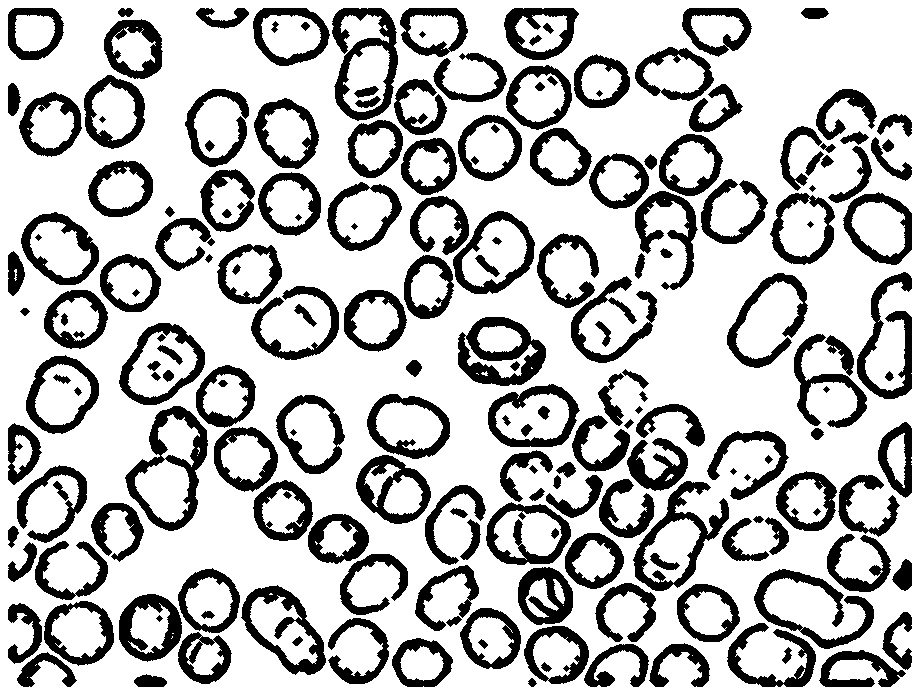
#> input picture CVE Hmk5/blood-cells1-blobs.jpg, 920 x 695 px, given in place of blood-cells1.jpg, which was not available
$ python ps5-2.py
#> lines starting #> are read from the running program, lines starting #| are printed output that depends on the picture; after the words box and inside, x2 and y2 are one past the last pixel; in counts of white or black regions, pixels touching at a corner belong together; pictures that were not available may be replaced by others from this repository, and a replacement may not be noted
import cv2
import numpy as np
import pandas as pd
import imutils


#Get input from the user as a string
file = input("What image do you want to use?")
#> the answer given: blood-cells1-blobs.jpg
file = "blood-cells1.jpg"
#file = "blood-cells2.png"
#file = "blood-cells3.png"

#Read in intial image
image = cv2.imread(file)
#> image is the input picture: shape (695, 920, 3); min 0, max 255, mean 188.8
image_g = cv2.imread(file,0)

image = cv2.copyMakeBorder(image, 10, 10, 10, 10, cv2.BORDER_CONSTANT, None, value = (255,255,255))
#> image: shape (715, 940, 3)
image_g = cv2.copyMakeBorder(image_g, 10, 10, 10, 10, cv2.BORDER_CONSTANT, None, value = 255)
#> image_g: shape (715, 940)
#obtain shape of image
h,w,c = image.shape

scale1 = 0.32
scale2 = 0.27
scale3 = 0.3
area1 = 400
area2 = 400
area3 = 1000
arealst = []
ctlst = []
momentlst = []
centerlst = []
p_angle = []
box_size = []
crop = []
hlist=[]
wlist=[]
majorlist = []
minorlist = []

if file == "blood-cells1.jpg":
    #(1) Convert the three blood-cell images to binary black-and-white images,
    gray = image_g.copy()
    image_g = cv2.medianBlur(image_g,9)
    blur = cv2.GaussianBlur(image_g, (5,5), 20)
    image_g = cv2.addWeighted(image_g, 1.29, blur, -0.2,0)
    AG = cv2.adaptiveThreshold(image_g, 255, cv2.ADAPTIVE_THRESH_GAUSSIAN_C, cv2.THRESH_BINARY,11,2)
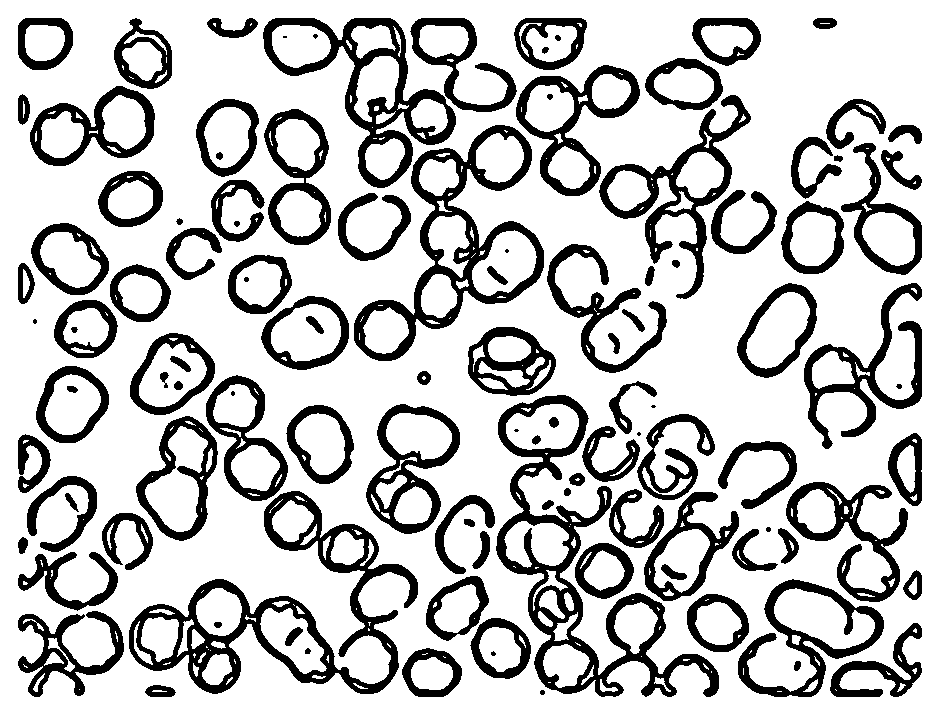
#> AG: shape (715, 940); 76.5% white; 116 black regions (9 under 20 px), largest, box (x1, y1, x2, y2) and area: (129, 491, 418, 694) 11887, (496, 395, 719, 697) 11692, (354, 125, 544, 361) 8699
    binary = AG
    #(2) detect blobs,caliculate blob sizes and principal axes,
    #blobs = image
    k_e = cv2.getStructuringElement(cv2.MORPH_CROSS,(3,3))
    D1 = cv2.dilate(binary,k_e,iterations=1)
    E1 = cv2.erode(D1,k_e,iterations=3)
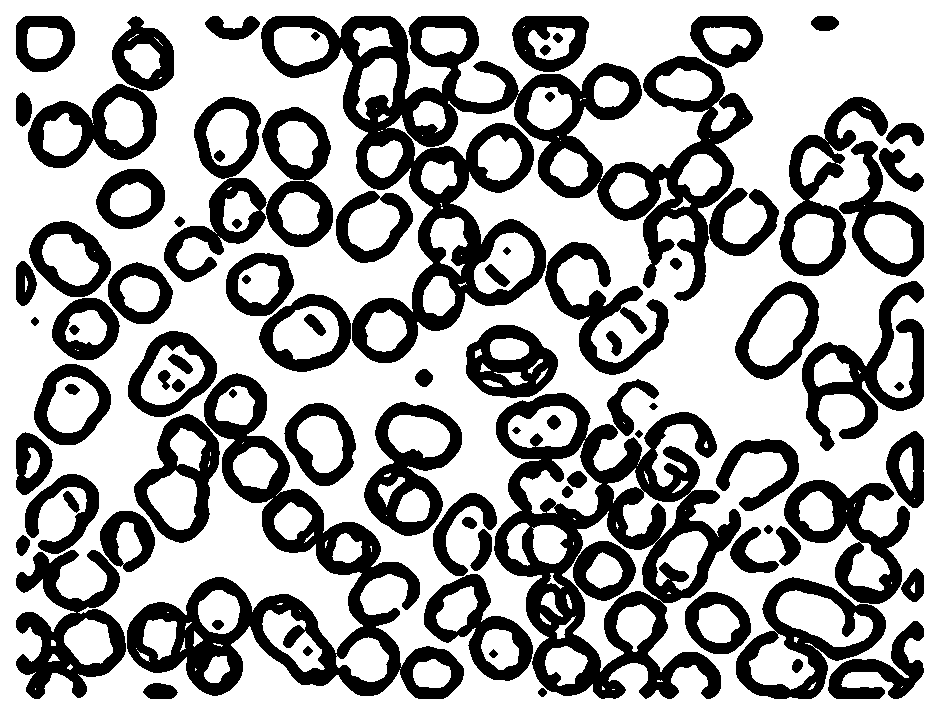
#> E1: shape (715, 940); 65.4% white; 90 black regions
    blobs = E1
    cont, hier = cv2.findContours(blobs,cv2.RETR_TREE,cv2.CHAIN_APPROX_SIMPLE)
#> cont = 256 contours, 69 with area under 20; largest, box (x1, y1, x2, y2) and area: (0, 0, 940, 715) 670446, (260, 15, 754, 364) 66484, (126, 372, 465, 700) 35993, (493, 392, 722, 700) 35249, (735, 576, 887, 700) 9508
    image_c = image.copy()
    #(3) and generate images called blood-cells1-catalog.jpg, blood-cells2-catalog.jpg, and blood-cells3-catalog.jpg that list all
    #the detected blobs in order of size, as shown in Figure 4. In your catalog images, the major axis of each blob should be horizontal.
    ig, size, array = hier.shape
    for contour in range(size):
        area = cv2.contourArea(cont[contour])
        if area >= 10000:
            print("ignore border")
            #print(area)
        elif area >=area1:
            arealst.append(area)
            ctlst.append(cont[contour])
            contours = cv2.drawContours(image_c,[cont[contour]],-1,(0,255,0),3)
            moments =  cv2.moments(cont[contour])
            momentlst.append(moments)
            center = (int(moments['m10'] / moments['m00']), int(moments['m01'] / moments['m00']))
            cv2.circle(image_c, center,radius=1,color=(0,0,255),thickness=5)
            centerlst.append(center)
            e = cv2.fitEllipse(cont[contour])
            cx = int(moments['m10']/moments['m00'])
            cy = int(moments['m01']/moments['m00'])
            x1 = int(np.round(cx + e[1][1] / 2 * np.cos((e[2] + 90) * np.pi / 180.0)))
            y1 = int(np.round(cy + e[1][1] / 2 * np.sin((e[2] + 90) * np.pi / 180.0)))
            x2 = int(np.round(cx + e[1][1] / 2 * np.cos((e[2] - 90) * np.pi / 180.0)))
            y2 = int(np.round(cy + e[1][1] / 2 * np.sin((e[2] - 90) * np.pi / 180.0)))
            angle = e[2]
            major = e[1][1]
            minor = e[1][0]
            p_angle.append(angle)
            cv2.line(image_c, (x1, y1), (x2, y2), (255, 0, 0), 2)
            x, y, w, h = cv2.boundingRect(cont[contour])
            box_size.append([x,y,w,h])
            img = cv2.rectangle(image_c, (x, y), (x+w, y+h), (0, 255, 0), 2)
            img_crop = binary[y:(y+h), x:(x+w)]
            hlist.append(h)
            wlist.append(w)
            crop.append(img_crop)
            majorlist.append(major)
            minorlist.append(minor)
        else:
            print("not a blob")
#> this loop made 256 passes
#> (area, e, cx, cy, x1, y1, x2, y2) on passes 3, 5, 7: (473, ((159.7, 691.4), (18.39, 35.21), 93.2), 159, 691, 141, 690, 177, 692), (3259, ((879.6, 670.3), (58.42, 101.6), 57.92), 881, 670, 838, 697, 924, 643), (3210.5, ((717.1, 622.6), (60.16, 68.47), 120.6), 717, 622, 688, 605, 746, 639)
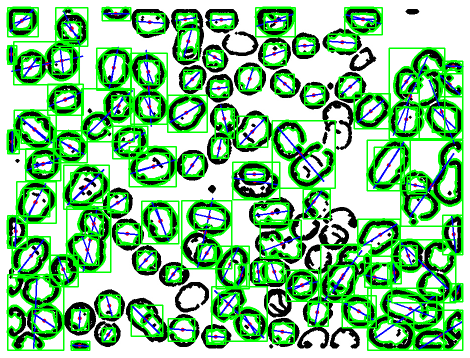
#> image_c: shape (715, 940, 3) (shown at 1/2 size); mean B, G, R 140.8, 196.8, 134.2

    hnum = np.array(hlist)
    wnum = np.array(wlist)
    hmax = np.max(hnum)
    wmax = np.max(wnum)
    blobs_cata = contours
    Contour_Dict = {'Area':arealst,'Contour':ctlst, 'Moment':momentlst, 'Center':centerlst, 'Box Size':box_size, 'P_angle':p_angle, 'Crop':crop, 'Major':majorlist,'Minor':minorlist}
    Contour_DF = pd.DataFrame(data=Contour_Dict)
    Contour_DF.sort_values(by=['Major'], ascending=False, inplace=True, ignore_index=True)
    Contour_ser = pd.Series(Contour_DF['Contour'])
    Crop_ser = pd.Series(Contour_DF['Crop'])
    Angle_ser = pd.Series(Contour_DF['P_angle'])
    Maj_ser = pd.Series(Contour_DF['Major'])
    Min_ser = pd.Series(Contour_DF['Minor'])

    Cell_list = []

    for cell in range(len(arealst)):
        Single_Cell = Crop_ser[cell]
        P_angle = Angle_ser[cell]
        delta_angle = 90 - P_angle
        height, width = Single_Cell.shape[:2]
        center = (width/2, height/2)
        Single_Cell_invert = cv2.bitwise_not(Single_Cell)
        Single_Cell_Rot = imutils.rotate_bound(Single_Cell_invert,delta_angle)
        Single_Cell_Rot_invert = cv2.bitwise_not(Single_Cell_Rot)
        Single_Cell_Half = cv2.resize(Single_Cell_Rot_invert, (0,0), fx=scale1, fy=scale1)
        Cell_list.append(Single_Cell_Half)
#> this loop made 123 passes

    table = np.zeros_like(blobs_cata)
    catalog = cv2.bitwise_not(table)
    h_c,w_c,c = catalog.shape
    h_c = h_c
    w_c = w_c
    num_line = int(np.ceil(len(arealst)**0.5))
    num_line_r = (len(arealst)**0.5)
    for grid in range(num_line):
        x_val = (int(w_c/num_line))*grid
        startpoint = (x_val,0)
        endpoint = (x_val,h_c)
        catalog = cv2.line(catalog,startpoint,endpoint,(0,0,0),1)
    for grid in range(num_line):
        y_val = (int(h_c/num_line))*grid
        startpoint = (0,y_val)
        endpoint = (w_c,y_val)
        catalog = cv2.line(catalog,startpoint,endpoint,(0,0,0),1)
    catalog = cv2.cvtColor(catalog, cv2.COLOR_BGR2GRAY)
    iter = 0
    for cell_r in range(num_line):
        for cell_c in range(num_line):
            x_val = (int(w_c/num_line))
            y_val = (int(h_c/num_line))
            pad = 3
            x_offset = cell_c*x_val+pad
            y_offset = cell_r*y_val+pad
            h, w = Cell_list[iter].shape
            catalog[y_offset:y_offset+h, x_offset:x_offset+w] = Cell_list[iter]
            iter = iter + 1
            if iter >= len(arealst):
                break
        if iter >= len(arealst):
            break
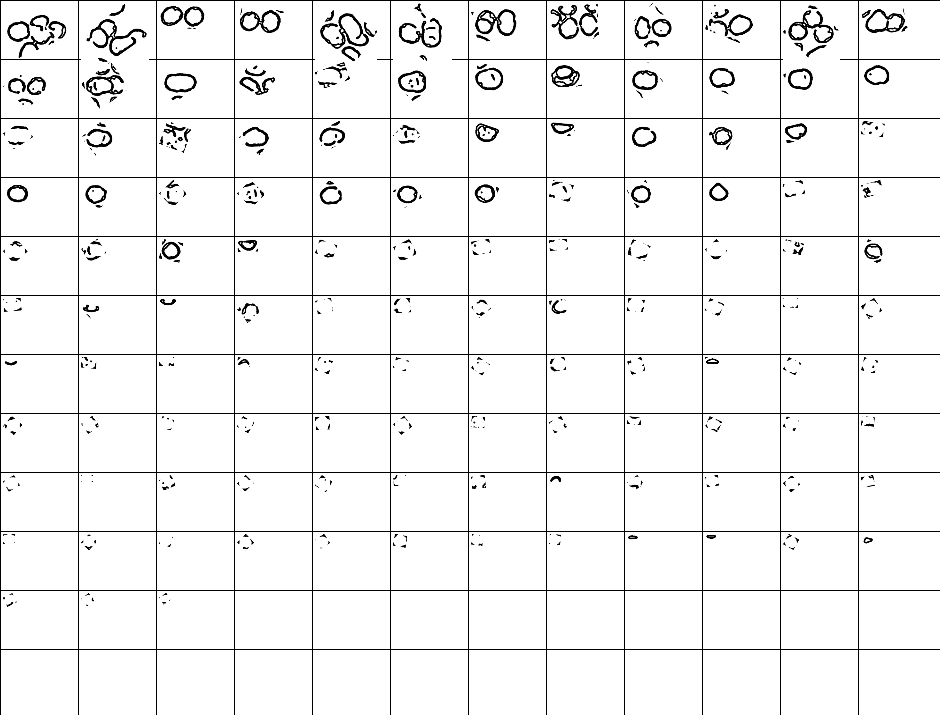
#> catalog: shape (715, 940); min 0, max 255, mean 242.2


elif file == "blood-cells2.png":
    gray = image_g.copy()
    image_g = cv2.bilateralFilter(image_g,30,40,10)
    blur = cv2.GaussianBlur(image_g, (7,7), 30)
    image_g = cv2.addWeighted(image_g, 2.59, blur, -1.5,0)
    AG = cv2.adaptiveThreshold(image_g, 255, cv2.ADAPTIVE_THRESH_GAUSSIAN_C, cv2.THRESH_BINARY,11,2)
    binary = AG
    k_e = cv2.getStructuringElement(cv2.MORPH_CROSS,(3,3))
    D1 = cv2.dilate(binary,k_e,iterations=1)
    E1 = cv2.erode(D1,k_e,iterations=2)
    blobs = E1.copy()
    cont, hier = cv2.findContours(blobs,cv2.RETR_TREE,cv2.CHAIN_APPROX_SIMPLE)
    image_c = image.copy()
    ig, size, array = hier.shape

    for contour in range(size):
        area = cv2.contourArea(cont[contour])
        if area >= 10000:
            print("ignore border")
        elif area >=area2:
            arealst.append(area)
            ctlst.append(cont[contour])
            contours = cv2.drawContours(image_c,[cont[contour]],-1,(0,255,0),3)
            moments =  cv2.moments(cont[contour])
            momentlst.append(moments)
            center = (int(moments['m10'] / moments['m00']), int(moments['m01'] / moments['m00']))
            cv2.circle(image_c, center,radius=1,color=(0,0,255),thickness=5)
            centerlst.append(center)
            e = cv2.fitEllipse(cont[contour])
            cx = int(moments['m10']/moments['m00'])
            cy = int(moments['m01']/moments['m00'])
            x1 = int(np.round(cx + e[1][1] / 2 * np.cos((e[2] + 90) * np.pi / 180.0)))
            y1 = int(np.round(cy + e[1][1] / 2 * np.sin((e[2] + 90) * np.pi / 180.0)))
            x2 = int(np.round(cx + e[1][1] / 2 * np.cos((e[2] - 90) * np.pi / 180.0)))
            y2 = int(np.round(cy + e[1][1] / 2 * np.sin((e[2] - 90) * np.pi / 180.0)))
            angle = e[2]
            major = e[1][1]
            minor = e[1][0]
            p_angle.append(angle)
            cv2.line(image_c, (x1, y1), (x2, y2), (255, 0, 0), 2)
            x, y, w, h = cv2.boundingRect(cont[contour])
            box_size.append([x,y,w,h])
            img = cv2.rectangle(image_c, (x, y), (x+w, y+h), (0, 255, 0), 2)
            img_crop = binary[y:(y+h), x:(x+w)]
            hlist.append(h)
            wlist.append(w)
            crop.append(img_crop)
            majorlist.append(major)
            minorlist.append(minor)
        else:
            print("not a blob")

    blobs_cata = contours
    Contour_Dict = {'Area':arealst,'Contour':ctlst, 'Moment':momentlst, 'Center':centerlst, 'Box Size':box_size,
                    'P_angle':p_angle, 'Crop':crop, 'Major':majorlist,'Minor':minorlist}
    Contour_DF = pd.DataFrame(data=Contour_Dict)
    Contour_DF.sort_values(by=['Major'], ascending=False, inplace=True, ignore_index=True)
    Contour_ser = pd.Series(Contour_DF['Contour'])
    Crop_ser = pd.Series(Contour_DF['Crop'])
    Angle_ser = pd.Series(Contour_DF['P_angle'])
    Maj_ser = pd.Series(Contour_DF['Major'])
    Min_ser = pd.Series(Contour_DF['Minor'])
    Cell_list = []
    for cell in range(len(arealst)):
        Single_Cell = Crop_ser[cell]
        P_angle = Angle_ser[cell]
        delta_angle = 90 - P_angle

        height, width = Single_Cell.shape[:2]
        center = (width/2, height/2)

        Single_Cell_invert = cv2.bitwise_not(Single_Cell)
        Single_Cell_Rot = imutils.rotate_bound(Single_Cell_invert,delta_angle)
        Single_Cell_Rot_invert = cv2.bitwise_not(Single_Cell_Rot)
        Single_Cell_Half = cv2.resize(Single_Cell_Rot_invert, (0,0), fx=scale2, fy=scale2)
        Cell_list.append(Single_Cell_Half)

    table = np.zeros_like(blobs_cata)
    catalog = cv2.bitwise_not(table)
    h_c,w_c,c = catalog.shape
    h_c = h_c
    w_c = w_c
    num_line = int(np.ceil(len(arealst)**0.5))
    num_line_r = (len(arealst)**0.5)
    for grid in range(num_line):
        x_val = (int(w_c/num_line))*grid
        startpoint = (x_val,0)
        endpoint = (x_val,h_c)
        catalog = cv2.line(catalog,startpoint,endpoint,(0,0,0),1)
    for grid in range(num_line):
        y_val = (int(h_c/num_line))*grid
        startpoint = (0,y_val)
        endpoint = (w_c,y_val)
        catalog = cv2.line(catalog,startpoint,endpoint,(0,0,0),1)
    catalog = cv2.cvtColor(catalog, cv2.COLOR_BGR2GRAY)
    iter = 0
    for cell_r in range(num_line):
        for cell_c in range(num_line):
            x_val = (int(w_c/num_line))
            y_val = (int(h_c/num_line))
            pad = 3
            x_offset = cell_c*x_val+pad
            y_offset = cell_r*y_val+pad
            h, w = Cell_list[iter].shape
            catalog[y_offset:y_offset+h, x_offset:x_offset+w] = Cell_list[iter]
            iter = iter + 1
            if iter >= len(arealst):
                break
        if iter >= len(arealst):
            break

elif file == "blood-cells3.png":
    gray = image_g.copy()
    image_g = cv2.bilateralFilter(image_g,8,16,8) #10,20,10
    blur = cv2.GaussianBlur(image_g, (7,7), 30)
    image_g = cv2.addWeighted(image_g, 1.9, blur, -0.8, 0)
    AG = cv2.adaptiveThreshold(image_g, 255, cv2.ADAPTIVE_THRESH_GAUSSIAN_C, cv2.THRESH_BINARY,11,2)
    binary = AG
    k_e = cv2.getStructuringElement(cv2.MORPH_CROSS,(3,3))
    D1 = cv2.dilate(binary,k_e,iterations=1)
    E1 = cv2.erode(D1,k_e,iterations=2)
    blobs = E1.copy()
    cont, hier = cv2.findContours(blobs,cv2.RETR_TREE,cv2.CHAIN_APPROX_SIMPLE)
    image_c = image.copy()
    ig, size, array = hier.shape

    for contour in range(size):
        area = cv2.contourArea(cont[contour])
        if area >= 10000:
            print("ignore border")
        elif area >=area3:
            arealst.append(area)
            ctlst.append(cont[contour])
            contours = cv2.drawContours(image_c,[cont[contour]],-1,(0,255,0),3)
            moments =  cv2.moments(cont[contour])
            momentlst.append(moments)
            center = (int(moments['m10'] / moments['m00']), int(moments['m01'] / moments['m00']))
            cv2.circle(image_c, center,radius=1,color=(0,0,255),thickness=5)
            centerlst.append(center)
            e = cv2.fitEllipse(cont[contour])
            cx = int(moments['m10']/moments['m00'])
            cy = int(moments['m01']/moments['m00'])
            x1 = int(np.round(cx + e[1][1] / 2 * np.cos((e[2] + 90) * np.pi / 180.0)))
            y1 = int(np.round(cy + e[1][1] / 2 * np.sin((e[2] + 90) * np.pi / 180.0)))
            x2 = int(np.round(cx + e[1][1] / 2 * np.cos((e[2] - 90) * np.pi / 180.0)))
            y2 = int(np.round(cy + e[1][1] / 2 * np.sin((e[2] - 90) * np.pi / 180.0)))
            angle = e[2]
            major = e[1][1]
            minor = e[1][0]
            p_angle.append(angle)
            cv2.line(image_c, (x1, y1), (x2, y2), (255, 0, 0), 2)
            x, y, w, h = cv2.boundingRect(cont[contour])
            box_size.append([x,y,w,h])
            img = cv2.rectangle(image_c, (x, y), (x+w, y+h), (0, 255, 0), 2)
            img_crop = binary[y:(y+h), x:(x+w)]
            hlist.append(h)
            wlist.append(w)
            crop.append(img_crop)
            majorlist.append(major)
            minorlist.append(minor)
        else:
            print("not a blob")

    blobs_cata = contours
    Contour_Dict = {'Area':arealst,'Contour':ctlst, 'Moment':momentlst, 'Center':centerlst, 'Box Size':box_size,
                    'P_angle':p_angle, 'Crop':crop, 'Major':majorlist,'Minor':minorlist}
    Contour_DF = pd.DataFrame(data=Contour_Dict)
    Contour_DF.sort_values(by=['Major'], ascending=False, inplace=True, ignore_index=True)
    Contour_ser = pd.Series(Contour_DF['Contour'])
    Crop_ser = pd.Series(Contour_DF['Crop'])
    Angle_ser = pd.Series(Contour_DF['P_angle'])
    Maj_ser = pd.Series(Contour_DF['Major'])
    Min_ser = pd.Series(Contour_DF['Minor'])
    Cell_list = []
    for cell in range(len(arealst)):
        Single_Cell = Crop_ser[cell]
        P_angle = Angle_ser[cell]
        delta_angle = 90 - P_angle
        height, width = Single_Cell.shape[:2]
        center = (width/2, height/2)
        Single_Cell_invert = cv2.bitwise_not(Single_Cell)
        Single_Cell_Rot = imutils.rotate_bound(Single_Cell_invert,delta_angle)
        Single_Cell_Rot_invert = cv2.bitwise_not(Single_Cell_Rot)
        Single_Cell_Half = cv2.resize(Single_Cell_Rot_invert, (0,0), fx=scale3, fy=scale3)
        Cell_list.append(Single_Cell_Half)

    table = np.zeros_like(blobs_cata)
    catalog = cv2.bitwise_not(table)
    h_c,w_c,c = catalog.shape
    h_c = h_c
    w_c = w_c
    num_line = int(np.ceil(len(arealst)**0.5))
    num_line_r = (len(arealst)**0.5)
    for grid in range(num_line):
        x_val = (int(w_c/num_line))*grid
        startpoint = (x_val,0)
        endpoint = (x_val,h_c)
        catalog = cv2.line(catalog,startpoint,endpoint,(0,0,0),1)
    for grid in range(num_line):
        y_val = (int(h_c/num_line))*grid
        startpoint = (0,y_val)
        endpoint = (w_c,y_val)
        catalog = cv2.line(catalog,startpoint,endpoint,(0,0,0),1)
    catalog = cv2.cvtColor(catalog, cv2.COLOR_BGR2GRAY)
    iter = 0
    for cell_r in range(num_line):
        for cell_c in range(num_line):
            x_val = (int(w_c/num_line))
            y_val = (int(h_c/num_line))
            pad = 3
            x_offset = cell_c*x_val+pad
            y_offset = cell_r*y_val+pad
            h, w = Cell_list[iter].shape
            catalog[y_offset:y_offset+h, x_offset:x_offset+w] = Cell_list[iter]
            iter = iter + 1
            if iter >= len(arealst):
                break
        if iter >= len(arealst):
            break
else:
    print("file not recognized")

#Output image window based on size of original image
cv2.namedWindow("Original Image", cv2.WINDOW_NORMAL)
cv2.resizeWindow("Original Image", int(w), int(h))
#Output color improved window based on size of original image
cv2.namedWindow("Gray", cv2.WINDOW_NORMAL)
cv2.resizeWindow("Gray", int(w), int(h))
cv2.namedWindow("Binary", cv2.WINDOW_NORMAL)
cv2.resizeWindow("Binary", int(w), int(h))
cv2.namedWindow("Blobs", cv2.WINDOW_NORMAL)
cv2.resizeWindow("Blobs", int(w), int(h))
cv2.namedWindow("Catalog", cv2.WINDOW_NORMAL)
cv2.resizeWindow("Catalog", int(w), int(h))
#Displays original image using windows generated above
cv2.imshow("Original Image", image)
cv2.imshow("Gray", gray)
cv2.imshow("Binary", binary)
cv2.imshow("Blobs", blobs_cata)
cv2.imshow("Catalog", catalog)
# fucntion the program waits for any key to be pressed
cv2.waitKey(0)
# The destoyAllWindows fucntion closes all windows after the script is complete.
cv2.destroyAllWindows()
#Split file on . for png and file name
newname = file.split(".")
#concatenate list of strings and add in name of file
filegray = newname[0]+"-gray."+newname[1]
filebinary = newname[0]+"-binary."+newname[1]
fileblobs = newname[0]+"-blobs."+newname[1]
fileblobs_cata = newname[0]+"-blobs_cata."+newname[1]
filecatalog = newname[0]+"-catalog."+newname[1]
#Use opencv's imwrite function to pass in file name and image that is being saved
cv2.imwrite(filegray,gray)
cv2.imwrite(filebinary,binary)
cv2.imwrite(fileblobs,blobs)
cv2.imwrite(fileblobs_cata,blobs_cata)
cv2.imwrite(filecatalog,catalog)
